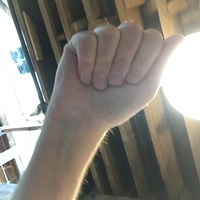
#> input picture dataset/A/A0002_test.jpg, 200 x 200 px; its folder holds only this picture in this run
$ python task4.py   (older library calls are emulated)
#> lines starting #> are read from the running program, lines starting #| are printed output that depends on the picture
### sign_language_project/preprocessing/acquisition.py
"""
Task 1: Image Acquisition Module
Handles loading, metadata extraction, validation, and safe persistence of original input images.
"""

import os
import cv2
import numpy as np
from pathlib import Path
from PIL import Image
import io


def load_image(source):
    """
    Load an image safely from a file path, BytesIO/UploadedFile, or numpy array.
    Guarantees the original image is preserved as an immutable copy.

    Returns:
        tuple: (bgr_image, rgb_image, gray_image, metadata_dict)
    """
    if source is None:
        raise ValueError("Source image cannot be None.")

    bgr = None
    source_name = "Unknown"

    if isinstance(source, (str, Path)):
        path = Path(source)
        source_name = path.name
        if not path.is_file():
            raise FileNotFoundError(f"Image file not found: {source}")
        bgr = cv2.imread(str(path))
        if bgr is None:
            raise ValueError(f"Could not decode image from file: {source}")

    elif hasattr(source, "read"):
        # File-like object (e.g. Streamlit UploadedFile)
        source_name = getattr(source, "name", "uploaded_image.png")
        file_bytes = np.asarray(bytearray(source.read()), dtype=np.uint8)
        # Reset pointer for possible subsequent reads
        if hasattr(source, "seek"):
            source.seek(0)
        bgr = cv2.imdecode(file_bytes, cv2.IMREAD_COLOR)
        if bgr is None:
            raise ValueError("Could not decode image from uploaded bytes.")

    elif isinstance(source, np.ndarray):
        source_name = "numpy_array"
        if len(source.shape) == 2:
            bgr = cv2.cvtColor(source, cv2.COLOR_GRAY2BGR)
        elif len(source.shape) == 3:
            if source.shape[2] == 4:
                bgr = cv2.cvtColor(source, cv2.COLOR_BGRA2BGR)
            elif source.shape[2] == 3:
                bgr = source.copy()
            else:
                raise ValueError(f"Unsupported array shape: {source.shape}")
        else:
            raise ValueError(f"Unsupported array dimension: {source.ndim}")

    else:
        raise TypeError(f"Unsupported source type: {type(source)}")

    # Keep original completely untouched
    original_bgr = bgr.copy()
    original_rgb = cv2.cvtColor(original_bgr, cv2.COLOR_BGR2RGB)
    original_gray = cv2.cvtColor(original_bgr, cv2.COLOR_BGR2GRAY)

    h, w = original_bgr.shape[:2]
    c = original_bgr.shape[2] if original_bgr.ndim == 3 else 1

    metadata = {
        "source_name": source_name,
        "width": int(w),
        "height": int(h),
        "channels": int(c),
        "total_pixels": int(w * h),
        "total_values": int(original_bgr.size),
        "dtype": str(original_bgr.dtype),
        "min_intensity": int(original_gray.min()),
        "max_intensity": int(original_gray.max()),
        "mean_intensity": float(round(float(original_gray.mean()), 2)),
        "std_intensity": float(round(float(original_gray.std()), 2)),
    }

    return original_bgr, original_rgb, original_gray, metadata


# [32 lines left out: functions get_pixel_info, save_acquired_image, not called in this run]


def find_dataset_images(dataset_dir):
    """
    Scans dataset folder and returns a dictionary mapping labels to image file paths.
    Supports flat, nested, and subfolder structures.
    """
    base = Path(dataset_dir)
    if not base.exists() or not base.is_dir():
        return {}

    extensions = {".jpg", ".jpeg", ".png", ".bmp", ".tif", ".tiff"}
    dataset_map = {}

    for entry in sorted(base.iterdir()):
        if entry.is_dir() and not entry.name.startswith("."):
            images = [
                str(p) for p in sorted(entry.iterdir())
                if p.is_file() and p.suffix.lower() in extensions and not p.name.startswith(".")
            ]
            if images:
                dataset_map[entry.name] = images

    # If flat directory without subfolders
    if not dataset_map:
        flat_images = [
            str(p) for p in sorted(base.iterdir())
            if p.is_file() and p.suffix.lower() in extensions and not p.name.startswith(".")
        ]
        for img_path in flat_images:
            # Try to infer label from filename (e.g. A0001_test.jpg -> 'A')
            stem = Path(img_path).stem
            label = stem[0].upper() if stem else "UNKNOWN"
            dataset_map.setdefault(label, []).append(img_path)

    return dataset_map

### sign_language_project/preprocessing/filtering.py
"""
Task 4 & 5: Spatial Filtering and Sharpening Module
Implements neighborhood averaging, Gaussian smoothing, non-linear median filtering,
Laplacian edge enhancement, Sobel gradient sharpening, and high-boost filtering.
Also includes the integrated Task 5 enhancement pipeline.
"""

import cv2
import numpy as np
from .enhancement import contrast_stretch


def mean_filter(image, kernel_size=5):
    """
    Linear box averaging filter for spatial smoothing.
    """
    k = max(3, kernel_size if kernel_size % 2 == 1 else kernel_size + 1)
    return cv2.blur(image, (k, k))


def gaussian_filter(image, kernel_size=5, sigma=0):
    """
    Gaussian smoothing filter with bell-curve weights.
    """
    k = max(3, kernel_size if kernel_size % 2 == 1 else kernel_size + 1)
    return cv2.GaussianBlur(image, (k, k), sigma)


def median_filter(image, kernel_size=5):
    """
    Non-linear rank-order median filter, ideal for salt-and-pepper noise removal.
    """
    k = max(3, kernel_size if kernel_size % 2 == 1 else kernel_size + 1)
    return cv2.medianBlur(image, k)


def laplacian_sharpen(image):
    """
    Second-derivative Laplacian sharpening filter:
    sharpened = gray - laplacian (or addWeighted with negative laplacian)
    """
    if len(image.shape) == 3:
        gray = cv2.cvtColor(image, cv2.COLOR_BGR2GRAY)
    else:
        gray = image.copy()

    gray_f = gray.astype(np.float32)
    lap = cv2.Laplacian(gray_f, cv2.CV_32F, ksize=3)
    sharpened = gray_f - lap
    sharpened = np.clip(sharpened, 0, 255).astype(np.uint8)

    if len(image.shape) == 3:
        return cv2.cvtColor(sharpened, cv2.COLOR_GRAY2BGR)
    return sharpened


def gradient_sharpen(image):
    """
    First-derivative gradient-based sharpening using horizontal & vertical Sobel operators.
    sharpened = gray + 0.5 * normalized_gradient
    """
    if len(image.shape) == 3:
        gray = cv2.cvtColor(image, cv2.COLOR_BGR2GRAY)
    else:
        gray = image.copy()

    gray_f = gray.astype(np.float32)
    gx = cv2.Sobel(gray_f, cv2.CV_32F, 1, 0, ksize=3)
    gy = cv2.Sobel(gray_f, cv2.CV_32F, 0, 1, ksize=3)
    mag = cv2.magnitude(gx, gy)
    mag_norm = cv2.normalize(mag, None, 0, 255, cv2.NORM_MINMAX)

    sharpened = gray_f + 0.5 * mag_norm
    sharpened = np.clip(sharpened, 0, 255).astype(np.uint8)

    if len(image.shape) == 3:
        return cv2.cvtColor(sharpened, cv2.COLOR_GRAY2BGR)
    return sharpened


def high_boost_filter(image, A=1.5, kernel_size=5):
    """
    High-boost filtering:
    mask = image - GaussianBlur(image)
    high_boost = A * image + mask
    When A = 1.0, this is standard unsharp masking.
    When A > 1.0, high-frequency details are emphasized while base signal is boosted.
    """
    k = max(3, kernel_size if kernel_size % 2 == 1 else kernel_size + 1)

    if len(image.shape) == 3:
        gray = cv2.cvtColor(image, cv2.COLOR_BGR2GRAY)
    else:
        gray = image.copy()

    gray_f = gray.astype(np.float32)
    blurred = cv2.GaussianBlur(gray_f, (k, k), 0)
    high_freq_mask = gray_f - blurred

    hb = A * gray_f + high_freq_mask
    hb = np.clip(hb, 0, 255).astype(np.uint8)
    return hb


def add_salt_pepper_noise(image, amount=0.03):
    """
    Adds impulse (salt and pepper) noise to an image.
    """
    noisy = image.copy()
    h, w = noisy.shape[:2]
    num_noisy = int(amount * h * w)

    # Salt (white)
    y_salt = np.random.randint(0, h, num_noisy // 2)
    x_salt = np.random.randint(0, w, num_noisy // 2)
    noisy[y_salt, x_salt] = 255

    # Pepper (black)
    y_pep = np.random.randint(0, h, num_noisy // 2)
    x_pep = np.random.randint(0, w, num_noisy // 2)
    noisy[y_pep, x_pep] = 0

    return noisy


# [33 lines left out: functions add_gaussian_noise, task5_integrated_pipeline, not called in this run]

### sign_language_project/preprocessing/enhancement.py
"""
Task 3: Image Enhancement Module
Implements spatial point processing, contrast stretching, log transform,
power-law (gamma) transform, histogram equalization, and quantitative evaluation.
"""

import cv2
import numpy as np


# [58 lines left out: functions contrast_stretch, histogram_equalization, image_negative, log_transform, gamma_transform, not called in this run]


def calculate_mse(original, processed):
    """
    Mean Squared Error between original and processed image.
    Automatically aligns channel dimensions if comparing grayscale to color.
    """
    orig = original
    proc = processed

    if orig.ndim == 3 and proc.ndim == 2:
        orig = cv2.cvtColor(orig, cv2.COLOR_BGR2GRAY)
    elif orig.ndim == 2 and proc.ndim == 3:
        proc = cv2.cvtColor(proc, cv2.COLOR_BGR2GRAY)

    orig_f = orig.astype(np.float32)
    proc_f = proc.astype(np.float32)
    return float(np.mean((orig_f - proc_f) ** 2))


def calculate_psnr(original, processed):
    """
    Peak Signal-to-Noise Ratio (PSNR) in decibels (dB).
    """
    mse = calculate_mse(original, processed)
    if mse == 0:
        return float("inf")
    return float(10.0 * np.log10((255.0 ** 2) / mse))


# [15 lines left out: function compute_histogram_data, not called in this run]

### sign_language_project/tasks/task4.py
"""
Task 4: Spatial Filtering and Sharpening Module
Digital Image Processing Lab Evaluation Module

Filters Implemented:
1. Mean Smoothing Filter (Box Filter)
2. Gaussian Smoothing Filter
3. Median Filter (Rank-Order Filter)
4. Laplacian Sharpening
5. Gradient-based Sharpening (Sobel)
6. High-Boost Sharpening Filter (A=1.5)
Evaluates PSNR and MSE across filters, with noise handling demonstration.
Outputs saved in outputs/task4/.
"""

import sys
import cv2
import matplotlib.pyplot as plt
from pathlib import Path

CURRENT_DIR = Path(__file__).resolve().parent
PROJECT_ROOT = CURRENT_DIR.parent
if str(PROJECT_ROOT) not in sys.path:
    sys.path.insert(0, str(PROJECT_ROOT))

from preprocessing.acquisition import load_image, find_dataset_images
from preprocessing.filtering import (
    mean_filter,
    gaussian_filter,
    median_filter,
    laplacian_sharpen,
    gradient_sharpen,
    high_boost_filter,
    add_salt_pepper_noise
)
from preprocessing.enhancement import calculate_mse, calculate_psnr


def run_task4(image_path=None, save_output=True, show_plot=False):
    out_dir = PROJECT_ROOT / "outputs" / "task4"
    out_dir.mkdir(parents=True, exist_ok=True)

    if image_path is None:
        dataset_dir = PROJECT_ROOT.parent / "dataset"
        if not dataset_dir.exists():
            dataset_dir = PROJECT_ROOT / "data" / "dataset"
        img_map = find_dataset_images(dataset_dir)
        if img_map:
            first_label = sorted(list(img_map.keys()))[0]
            image_path = img_map[first_label][0]
        else:
            raise FileNotFoundError("No input image provided.")

    print("=" * 60)
    print("TASK 4: SPATIAL FILTERING & SHARPENING")
    print("=" * 60)
    print(f"Input image: {image_path}")

    bgr, rgb, gray, meta = load_image(image_path)
#> in load_image, bgr is the input picture: shape (200, 200, 3); mean B, G, R 124.5, 132, 136.3
#> in load_image, `original_gray = cv2.cvtColor(original_bgr, cv2.COLOR_BGR2GRAY)`:
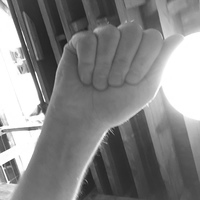
#> original_gray: shape (200, 200); min 29, max 255, mean 132.4
#> meta = 11 items

    # 1. Apply Filters
    mean_res = mean_filter(bgr, 5)
    gauss_res = gaussian_filter(bgr, 5, 0)
    median_res = median_filter(bgr, 5)
    lap_res = laplacian_sharpen(bgr)
#> in laplacian_sharpen, `lap = cv2.Laplacian(gray_f, cv2.CV_32F, ksize=3)`:
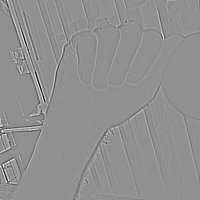
#> lap: shape (200, 200) float32; min -1016, max 782, mean 0; drawn with min black and max white
    grad_res = gradient_sharpen(bgr)
#> in gradient_sharpen, `gy = cv2.Sobel(gray_f, cv2.CV_32F, 0, 1, ksize=3)`:
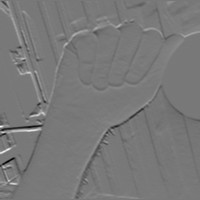
#> gy: shape (200, 200) float32; min -678, max 752, mean 0.2; drawn with min black and max white
#> in gradient_sharpen, `mag = cv2.magnitude(gx, gy)`:
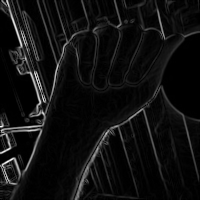
#> mag: shape (200, 200) float32; min 0, max 769.5, mean 50.5; drawn with min black and max white
#> in gradient_sharpen, `sharpened = gray_f + 0.5 * mag_norm`:
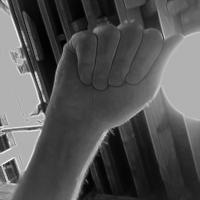
#> sharpened: shape (200, 200) float32; min 35.66, max 351.5, mean 140.8; drawn with min black and max white
    highboost_res = high_boost_filter(bgr, A=1.5, kernel_size=5)
#> in high_boost_filter, `hb = np.clip(hb, 0, 255).astype(np.uint8)`:
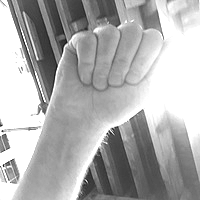
#> hb: shape (200, 200); min 16, max 255, mean 174.4

    # 2. Add noise test
    noisy = add_salt_pepper_noise(bgr, amount=0.04)
    denoised_median = median_filter(noisy, 5)
    denoised_mean = mean_filter(noisy, 5)

    # 3. Quantitative metrics
    metrics = {
        "Mean Filter": {"MSE": calculate_mse(bgr, mean_res), "PSNR": calculate_psnr(bgr, mean_res)},
        "Gaussian Filter": {"MSE": calculate_mse(bgr, gauss_res), "PSNR": calculate_psnr(bgr, gauss_res)},
        "Median Filter": {"MSE": calculate_mse(bgr, median_res), "PSNR": calculate_psnr(bgr, median_res)},
        "Laplacian Sharpen": {"MSE": calculate_mse(bgr, lap_res), "PSNR": calculate_psnr(bgr, lap_res)},
        "Gradient Sharpen": {"MSE": calculate_mse(bgr, grad_res), "PSNR": calculate_psnr(bgr, grad_res)},
        "High-Boost (A=1.5)": {"MSE": calculate_mse(bgr, highboost_res), "PSNR": calculate_psnr(bgr, highboost_res)},
        "Denoised (Median vs Noisy)": {"MSE": calculate_mse(bgr, denoised_median), "PSNR": calculate_psnr(bgr, denoised_median)},
        "Denoised (Mean vs Noisy)": {"MSE": calculate_mse(bgr, denoised_mean), "PSNR": calculate_psnr(bgr, denoised_mean)}
    }
#> in calculate_psnr, `mse = calculate_mse(original, processed)`: mse = 111.7

    print("\nFilter Performance Metrics (MSE & PSNR vs Original):")
    print("-" * 60)
    print(f"{'Filter Technique':<28}{'MSE':<15}{'PSNR (dB)':<15}")
    print("-" * 60)
    for f_name, vals in metrics.items():
        print(f"{f_name:<28}{vals['MSE']:<15.2f}{vals['PSNR']:<15.2f}")
#> this loop made 8 passes
#> (f_name, vals) on passes 1 to 8: ('Mean Filter', {'MSE': 111.7, 'PSNR': 27.65}), ('Gaussian Filter', {'MSE': 53.98, 'PSNR': 30.81}), ('Median Filter', {'MSE': 70.29, 'PSNR': 29.66}), ('Laplacian Sharpen', {'MSE': 1391.2, 'PSNR': 16.7}), ('Gradient Sharpen', {'MSE': 340.3, 'PSNR': 22.81}), ('High-Boost (A=1.5)', {'MSE': 2364.1, 'PSNR': 14.39}), ('Denoised (Median vs Noisy)', {'MSE': 74.59, 'PSNR': 29.4}), ('Denoised (Mean vs Noisy)', {'MSE': 158.9, 'PSNR': 26.12})
#| Mean Filter                 111.71         27.65
#| Gaussian Filter             53.98          30.81
#| Median Filter               70.29          29.66
#| Laplacian Sharpen           1391.21        16.70
#| Gradient Sharpen            340.29         22.81
#| High-Boost (A=1.5)          2364.08        14.39
#| Denoised (Median vs Noisy)  74.59          29.40
#| Denoised (Mean vs Noisy)    158.91         26.12
    print("-" * 60)

    if save_output:
        cv2.imwrite(str(out_dir / "mean_filter.png"), mean_res)
        cv2.imwrite(str(out_dir / "gaussian_filter.png"), gauss_res)
        cv2.imwrite(str(out_dir / "median_filter.png"), median_res)
        cv2.imwrite(str(out_dir / "laplacian_sharpen.png"), lap_res)
        cv2.imwrite(str(out_dir / "gradient_sharpen.png"), grad_res)
        cv2.imwrite(str(out_dir / "high_boost.png"), highboost_res)
        cv2.imwrite(str(out_dir / "noisy_salt_pepper.png"), noisy)
        cv2.imwrite(str(out_dir / "denoised_median.png"), denoised_median)

    # 6-panel comparison figure
    fig, axes = plt.subplots(2, 3, figsize=(15, 9))
    results = [
        ("Original Input", rgb),
        ("Mean Filter (5x5)", cv2.cvtColor(mean_res, cv2.COLOR_BGR2RGB)),
        ("Gaussian Filter (5x5)", cv2.cvtColor(gauss_res, cv2.COLOR_BGR2RGB)),
        ("Median Filter (5x5)", cv2.cvtColor(median_res, cv2.COLOR_BGR2RGB)),
        ("Laplacian Sharpen", cv2.cvtColor(lap_res, cv2.COLOR_BGR2RGB) if len(lap_res.shape) == 3 else lap_res),
        ("High-Boost Sharpening", highboost_res if len(highboost_res.shape) == 2 else cv2.cvtColor(highboost_res, cv2.COLOR_BGR2RGB))
    ]
    for idx, (title, img) in enumerate(results):
        r, c = idx // 3, idx % 3
        if len(img.shape) == 2:
            axes[r, c].imshow(img, cmap="gray")
        else:
            axes[r, c].imshow(img)
        axes[r, c].set_title(title, fontsize=12, fontweight="bold")
        axes[r, c].axis("off")
#> this loop made 6 passes
#> (title, r, c) on passes 1 to 6: ('Original Input', 0, 0), ('Mean Filter (5x5)', 0, 1), ('Gaussian Filter (5x5)', 0, 2), ('Median Filter (5x5)', 1, 0), ('Laplacian Sharpen', 1, 1), ('High-Boost Sharpening', 1, 2)

    plt.tight_layout()
    plt.savefig(str(out_dir / "task4_filter_comparison.png"), dpi=200)
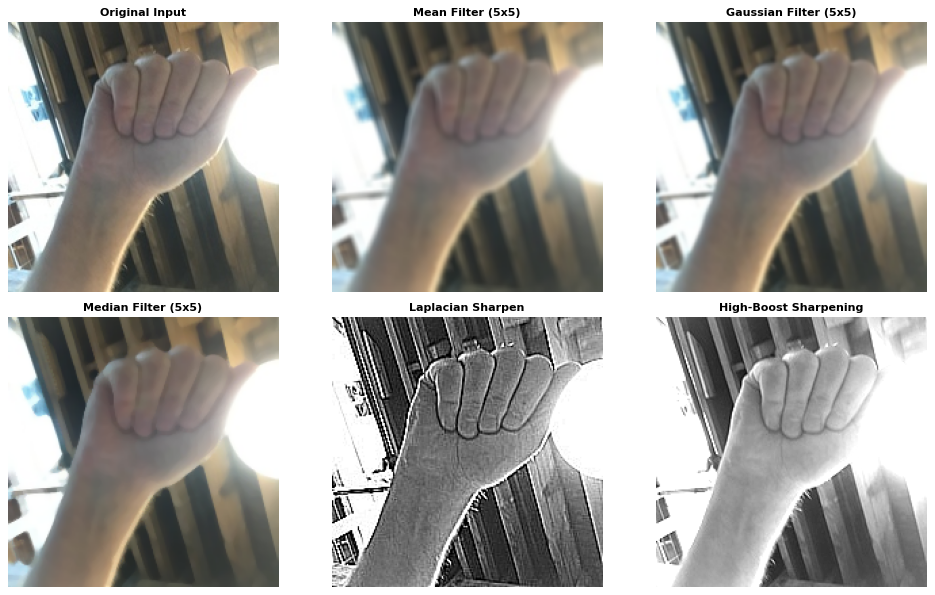
#> figure drawn by matplotlib, 6 panels
    plt.close()

    print(f"\nTask 4 outputs saved successfully to: {out_dir.resolve()}")
    return {
        "mean": mean_res,
        "gaussian": gauss_res,
        "median": median_res,
        "high_boost": highboost_res,
        "metrics": metrics
    }


if __name__ == "__main__":
    src = sys.argv[1] if len(sys.argv) > 1 else None
    run_task4(src)
